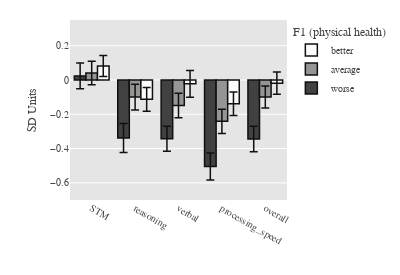
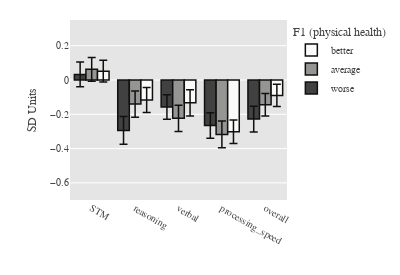

Notebook cell for these charts, in order:
### Code cell
f1_edges = np.array([-np.Inf, *Zcc['F1'].quantile(q=np.array([1,2])/3).values, np.Inf])
f2_edges = np.array([-np.Inf, *Zcc['F2'].quantile(q=np.array([1,2])/3).values, np.Inf])
labels = ["worse", "average", "better"]
Zcc['F1_bin'] = pd.cut(Zcc['F1'], bins=f1_edges, labels=labels)
Zcc['F2_bin'] = pd.cut(Zcc['F2'], bins=f2_edges, labels=labels)


bar_args = {
	'range_y': [-0.7, 0.35],
	'labels': {'mean': 'SD Units'},
}
layout_args = {
	'xaxis': {
		'title': None, 
	},
	'yaxis': {
		'tickmode': 'array',
		'tickvals': np.arange(-0.6, 0.7, 0.2).round(1),
	},
	'width': 400, 'height': 275,
	'margin': {'l': 70, 'b': 75, 't': 20, 'r': 20},
	'legend_traceorder': 'reversed',
	'legend': {
		'title': "F1 (physical health)", 'orientation': 'v',
		'yanchor': 'top', 'xanchor': 'left', 'x': 1.02, 'y': 1.0,
	},
}
grayscale_map = wc.to_RGB_255(bwmap(np.linspace(0.3, 1.0, 3)))

f3a, _ = wp.means_plot(
	Zcc, comp_scores, 'score', group='F1_bin',
	group_color_sequence=grayscale_map,
	bar_args=bar_args, layout_args=layout_args 
)
iplot(f3a)

f3b, _ = wp.means_plot(
	Zcc, comp_scores, 'score', group='F2_bin',
	group_color_sequence=grayscale_map,
	bar_args=bar_args, layout_args=layout_args 
)
iplot(f3b)

if False:
	f3a.write_image('../images/Figure_3a.svg')
	f3b.write_image('../images/Figure_3b.svg')

### Figure 1 — Plotly figure (JSON) as saved in the notebook; plotly's stock layout.template omitted (floating-point values rounded to 4 significant figures)
{"data": [{"alignmentgroup": "True", "error_y": {"array": [0.07471, 0.07473, 0.07901, 0.08469, 0.07306]}, "hoverlabel": {"namelength": 0}, "hovertemplate": "F1_bin=worse<br>score=%{x}<br>SD Units=%{y}", "legendgroup": "worse", "marker": {"color": "rgb(66, 65, 65)"}, "name": "worse", "offsetgroup": "worse", "orientation": "v", "showlegend": true, "textposition": "auto", "type": "bar", "x": ["STM", "overall", "processing_speed", "reasoning", "verbal"], "xaxis": "x", "y": [0.02402, -0.3442, -0.5048, -0.3383, -0.3424], "yaxis": "y"}, {"alignmentgroup": "True", "error_y": {"array": [0.06839, 0.06416, 0.07113, 0.07561, 0.07191]}, "hoverlabel": {"namelength": 0}, "hovertemplate": "F1_bin=average<br>score=%{x}<br>SD Units=%{y}", "legendgroup": "average", "marker": {"color": "rgb(149, 149, 148)"}, "name": "average", "offsetgroup": "average", "orientation": "v", "showlegend": true, "textposition": "auto", "type": "bar", "x": ["STM", "overall", "processing_speed", "reasoning", "verbal"], "xaxis": "x", "y": [0.04121, -0.09937, -0.2411, -0.09984, -0.1489], "yaxis": "y"}, {"alignmentgroup": "True", "error_y": {"array": [0.06151, 0.06468, 0.06842, 0.06938, 0.07807]}, "hoverlabel": {"namelength": 0}, "hovertemplate": "F1_bin=better<br>score=%{x}<br>SD Units=%{y}", "legendgroup": "better", "marker": {"color": "rgb(251, 251, 250)"}, "name": "better", "offsetgroup": "better", "orientation": "v", "showlegend": true, "textposition": "auto", "type": "bar", "x": ["STM", "overall", "processing_speed", "reasoning", "verbal"], "xaxis": "x", "y": [0.08128, -0.01872, -0.138, -0.1128, -0.02256], "yaxis": "y"}], "layout": {"barmode": "group", "height": 275, "legend": {"orientation": "v", "title": {"text": "F1 (physical health)"}, "tracegroupgap": 0, "traceorder": "reversed", "x": 1.02, "xanchor": "left", "y": 1, "yanchor": "top"}, "margin": {"b": 75, "l": 70, "r": 20, "t": 20}, "width": 400, "xaxis": {"anchor": "y", "categoryarray": ["STM", "reasoning", "verbal", "processing_speed", "overall"], "categoryorder": "array", "domain": [0, 1]}, "yaxis": {"anchor": "x", "domain": [0, 1], "range": [-0.7, 0.35], "tickmode": "array", "tickvals": [-0.6, -0.4, -0.2, 0, 0.2, 0.4, 0.6], "title": {"text": "SD Units"}}}}

### Figure 2 — Plotly figure (JSON) as saved in the notebook; plotly's stock layout.template omitted (floating-point values rounded to 4 significant figures)
{"data": [{"alignmentgroup": "True", "error_y": {"array": [0.07159, 0.07544, 0.07482, 0.08115, 0.07212]}, "hoverlabel": {"namelength": 0}, "hovertemplate": "F2_bin=worse<br>score=%{x}<br>SD Units=%{y}", "legendgroup": "worse", "marker": {"color": "rgb(66, 65, 65)"}, "name": "worse", "offsetgroup": "worse", "orientation": "v", "showlegend": true, "textposition": "auto", "type": "bar", "x": ["STM", "overall", "processing_speed", "reasoning", "verbal"], "xaxis": "x", "y": [0.03268, -0.2279, -0.2654, -0.2942, -0.1574], "yaxis": "y"}, {"alignmentgroup": "True", "error_y": {"array": [0.06963, 0.0654, 0.07818, 0.07661, 0.07686]}, "hoverlabel": {"namelength": 0}, "hovertemplate": "F2_bin=average<br>score=%{x}<br>SD Units=%{y}", "legendgroup": "average", "marker": {"color": "rgb(149, 149, 148)"}, "name": "average", "offsetgroup": "average", "orientation": "v", "showlegend": true, "textposition": "auto", "type": "bar", "x": ["STM", "overall", "processing_speed", "reasoning", "verbal"], "xaxis": "x", "y": [0.06221, -0.1446, -0.3174, -0.1402, -0.2235], "yaxis": "y"}, {"alignmentgroup": "True", "error_y": {"array": [0.06386, 0.06493, 0.0687, 0.0732, 0.07615]}, "hoverlabel": {"namelength": 0}, "hovertemplate": "F2_bin=better<br>score=%{x}<br>SD Units=%{y}", "legendgroup": "better", "marker": {"color": "rgb(251, 251, 250)"}, "name": "better", "offsetgroup": "better", "orientation": "v", "showlegend": true, "textposition": "auto", "type": "bar", "x": ["STM", "overall", "processing_speed", "reasoning", "verbal"], "xaxis": "x", "y": [0.05175, -0.09007, -0.3016, -0.1169, -0.1333], "yaxis": "y"}], "layout": {"barmode": "group", "height": 275, "legend": {"orientation": "v", "title": {"text": "F1 (physical health)"}, "tracegroupgap": 0, "traceorder": "reversed", "x": 1.02, "xanchor": "left", "y": 1, "yanchor": "top"}, "margin": {"b": 75, "l": 70, "r": 20, "t": 20}, "width": 400, "xaxis": {"anchor": "y", "categoryarray": ["STM", "reasoning", "verbal", "processing_speed", "overall"], "categoryorder": "array", "domain": [0, 1]}, "yaxis": {"anchor": "x", "domain": [0, 1], "range": [-0.7, 0.35], "tickmode": "array", "tickvals": [-0.6, -0.4, -0.2, 0, 0.2, 0.4, 0.6], "title": {"text": "SD Units"}}}}
